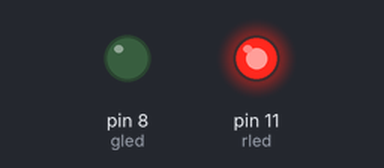
Bench run of a sketch on a simulated Arduino Uno, built with avr-gcc and run on an emulated ATmega328P. On the bench: output pins drawn as LEDs (lit = HIGH).

Above: at 0.5 s.
At 10.5 s:
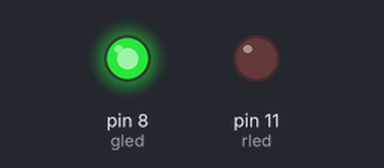
At 17.5 s:
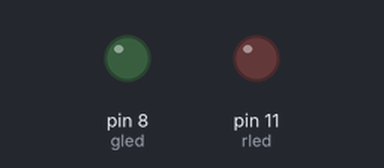
Timing chart, 0 to 18.2 s (numbered marks = the images above):
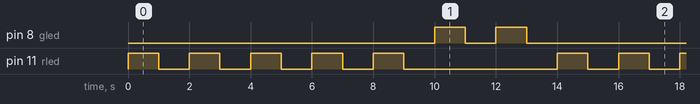

The sketch:

TwoLEDBlink_5red_2green.ino
```cpp
//Program to blink red LED 5 times and green LED 2 times
//red LED: pin 11, green LED: pin 8
//initialize the variables
int rled = 11;
int gled = 8;
void setup() {
  // put your setup code here, to run once:
  //initialize pins 8 and 11
  pinMode(rled, OUTPUT);
  pinMode(gled, OUTPUT);
}

void loop() {
  // put your main code here, to run repeatedly:
  //blink red LED 5 times
  for(int i = 0; i < 5; i++){
    digitalWrite(rled, HIGH);
    delay(1000);
    digitalWrite(rled, LOW);
    delay(1000);
  }
  //blink green LED 2 times
  for(int j = 0; j < 2; j++){
    digitalWrite(gled, HIGH);
    delay(1000);
    digitalWrite(gled, LOW);
    delay(1000);
  }
}
```

Measured:
- by itself, pin 8 (gled): repeats every 14.0 s: LOW 1.0 s, HIGH 1.0 s, LOW 11.0 s, HIGH 1.0 s
- by itself, pin 11 (rled): repeats every 14.0 s: 4 × (LOW 1.0 s, HIGH 1.0 s), LOW 5.0 s, HIGH 1.0 s
- by itself, everything shown: repeats every 14.0 s, in 14 steps
